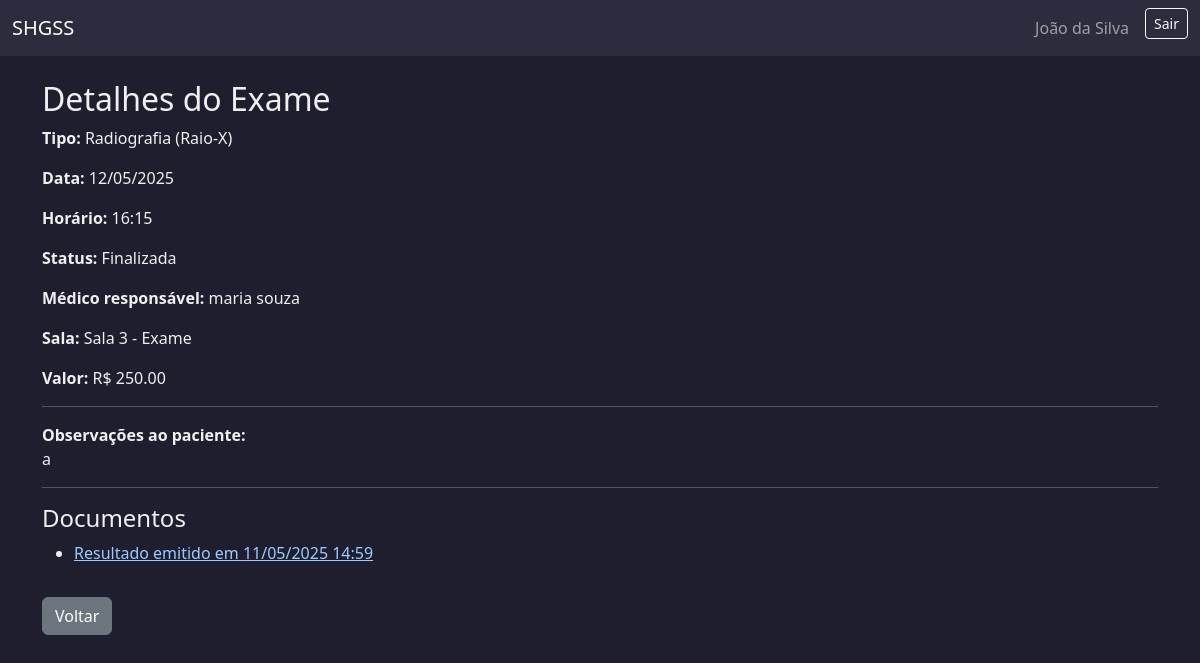
/exames/usuario/2/detalhar/ (signed in), run on the app's committed database.
### usuarios/models.py (models this page shows, shortened)
class Usuario(AbstractUser):
    ROLE_CHOICES = [
        ('paciente', 'Paciente'),
        ('medico', 'Médico'),
        ('administrativo', 'Administrativo'),
        ('financeiro', 'Financeiro'),
    ]
    cpf = models.CharField(max_length=14, unique=True, blank=False, null=False)
    telefone = models.CharField(max_length=20)
    rua = models.CharField(max_length=100)
    numero = models.CharField(max_length=10)
    bairro = models.CharField(max_length=50)
    cidade = models.CharField(max_length=50)
    estado = models.CharField(max_length=2)
    cep = models.CharField(max_length=9)
    role = models.CharField(max_length=20, choices=ROLE_CHOICES)
    plano_saude = models.CharField(max_length=50, null=True, blank=True)
    numero_cartao_plano = models.CharField(max_length=30, null=True, blank=True)
    crm = models.CharField(max_length=20, null=True, blank=True)
    especialidade = models.CharField(max_length=50, null=True, blank=True)
    setor = models.CharField(max_length=50, null=True, blank=True)
    cargo = models.CharField(max_length=50, null=True, blank=True)

class AtendimentoBase(models.Model):
    STATUS_CHOICES = [
        ('agendada', 'Agendada'),
        ('cancelada', 'Cancelada'),
        ('em_andamento', 'Em atendimento'),
        ('finalizada', 'Finalizada'),
    ]
    status = models.CharField(max_length=20, choices=STATUS_CHOICES, default='agendada')
    observacoes_visiveis = models.TextField(blank=True, null=True)
    observacoes_internas = models.TextField(blank=True, null=True)
    encaminhamento = models.TextField(blank=True, null=True)
    criado_em = models.DateTimeField(auto_now_add=True)
    atualizado_em = models.DateTimeField(auto_now=True)
    motivo_cancelamento = models.TextField(blank=True, null=True)
    data_cancelamento = models.DateTimeField(null=True, blank=True)
    class Meta:
        abstract = True

class Exame(AtendimentoBase):
    TIPO_CHOICES = [
        ('radiografia', 'Radiografia (Raio-X)'),
        ('ultrassonografia', 'Ultrassonografia'),
        ('tomografia', 'Tomografia Computadorizada (TC)'),
        ('mamografia', 'Mamografia'),
        ('doppler', 'Doppler (Ultrassom Vascular)'),
    ]
    VALORES = {
        'radiografia': 250.00,
        'ultrassonografia': 300.00,
        'tomografia': 800.00,
        'mamografia': 400.00,
        'doppler': 500.00,
    }
    agenda = models.ForeignKey(
        'AgendaExame',
        on_delete=models.PROTECT,
        related_name='exames'
    )
    tipo = models.CharField(max_length=30, choices=TIPO_CHOICES)
    valor = models.DecimalField(max_digits=8, decimal_places=2, default=0.00)
    medico = models.ForeignKey(
        settings.AUTH_USER_MODEL,
        on_delete=models.CASCADE,
        limit_choices_to={'role': 'medico'},
        null=True, blank=True,
        related_name='exames_como_medico'
    )
    paciente = models.ForeignKey(
        settings.AUTH_USER_MODEL,
        on_delete=models.CASCADE,
        limit_choices_to={'role': 'paciente'},
        related_name='exames_como_paciente'
    )
    cancelado_por = models.ForeignKey(
        settings.AUTH_USER_MODEL,
        on_delete=models.SET_NULL,
        null=True,
        blank=True,
        related_name='exames_cancelados'
    )

class AgendaBase(models.Model):
    sala = models.ForeignKey(Sala, on_delete=models.PROTECT)
    data = models.DateField()
    horario_inicio = models.TimeField()
    horario_fim = models.TimeField()
    duracao_procedimento = models.PositiveIntegerField(help_text="Duração em minutos")
    status_manual = models.CharField(
        max_length=20,
        choices=[('livre', 'Livre'), ('agendado', 'Agendado'), ('bloqueado', 'Bloqueado')],
        default='livre'
    )
    class Meta:
        abstract = True

class AgendaExame(AgendaBase):
    EXAME_CHOICES = [
        ('radiografia', 'Radiografia'),
        ('ultrassonografia', 'Ultrassonografia'),
        ('tomografia', 'Tomografia Computadorizada'),
        ('mamografia', 'Mamografia'),
        ('doppler', 'Doppler'),
    ]
    tipo_exame = models.CharField(max_length=30, choices=EXAME_CHOICES)
    medico = models.ForeignKey(Usuario, on_delete=models.SET_NULL, null=True, blank=True, limit_choices_to={'role': 'medico'})

class Sala(models.Model):
    TIPO_CHOICES = [
        ('consulta', 'Consulta'),
        ('exame', 'Exame'),
    ]
    numero = models.CharField("Número da Sala", max_length=10, unique=True)
    tipo = models.CharField("Tipo", max_length=10, choices=TIPO_CHOICES)
    equipamentos = models.TextField("Equipamentos Instalados", blank=True, null=True)
    observacoes = models.TextField("Observações", blank=True, null=True)
    def __str__(self):
        return f"Sala {self.numero} - {self.get_tipo_display()}"

class ResultadoExame(models.Model):
    conteudo = models.TextField()
    medico = models.ForeignKey(Usuario, on_delete=models.CASCADE, related_name='resultados_exames')
    paciente = models.ForeignKey(Usuario, on_delete=models.CASCADE, related_name='resultados_exames_paciente')
    exame = models.ForeignKey('Exame', on_delete=models.CASCADE, related_name='resultados')
    imagem = models.ImageField(upload_to='resultados_exames_imagens/', null=True, blank=True)
    criado_em = models.DateTimeField(auto_now_add=True)
    arquivo_pdf = models.FileField(upload_to='documentos/resultados_exames/', null=True, blank=True)

### usuarios/views.py (the view)
# urls.py: path('exames/usuario/<int:pk>/detalhar/', views.detalhar_exame_usuario, name='detalhar_exame_usuario'),
@role_required('paciente', 'administrativo')
def detalhar_exame_usuario(request, pk):
    exame = get_object_or_404(Exame, pk=pk)
    if request.user.role == 'paciente' and exame.paciente != request.user:
        return render(request, '403.html', status=403)
    mostrar_obs_internas = request.user.role == 'administrativo'
    return render(request, 'exames/detalhar_exame_usuario.html', {
        'exame': exame,
        'mostrar_obs_internas': mostrar_obs_internas,
    })

### templates/exames/detalhar_exame_usuario.html (shortened to what this page needs)
{% extends 'base.html' %}
{% block content %}
<h2>Detalhes do Exame</h2>
<p><strong>Tipo:</strong> {{ exame.get_tipo_display }}</p>
<p><strong>Data:</strong> {{ exame.agenda.data|date:"d/m/Y" }}</p>
<p><strong>Horário:</strong> {{ exame.agenda.horario_inicio|time:"H:i" }}</p>
<p><strong>Status:</strong> {{ exame.get_status_display }}</p>
<p><strong>Médico responsável:</strong> {{ exame.medico.get_full_name|default:"(não atribuído)" }}</p>
<p><strong>Sala:</strong> {{ exame.agenda.sala }}</p>
<p><strong>Valor:</strong> R$ {{ exame.valor }}</p>
<hr>
<p><strong>Observações ao paciente:</strong><br>{{ exame.observacoes_visiveis|default:"Nenhuma." }}</p>
{% if exame.resultados.exists %}
<hr>
<h4>Documentos</h4>
<ul>
    {% for resultado in exame.resultados.all %}
        <li>
            <a href="{% url 'visualizar_resultado_exame' resultado.id %}" target="_blank">
                Resultado emitido em {{ resultado.criado_em|date:"d/m/Y H:i" }}
            </a>
        </li>
    {% endfor %}
</ul>
{% endif %}
<a href="{% url 'exames_usuario' %}" class="btn btn-secondary mt-3">Voltar</a>
{% endblock %}

### templates/base.html (shortened to what this page needs)
<!DOCTYPE html>
<html lang="pt-br">
<head>
    <link href="https://cdn.jsdelivr.net/npm/bootstrap@5.3.2/dist/css/bootstrap.min.css" rel="stylesheet">
</head>
<body>
    <nav class="navbar navbar-expand-lg navbar-dark">
        <div class="container-fluid">
            <a class="navbar-brand" href="#">SHGSS</a>
            <div class="collapse navbar-collapse">
                <ul class="navbar-nav ms-auto">
                    {% if user.is_authenticated %}
                        <li class="nav-item">
                            <a class="nav-link" href="#">{{ user.get_full_name }}</a>
                        </li>
                        <li class="nav-item">
                            <form method="post" action="{% url 'logout' %}">
                                <button type="submit" class="btn btn-sm btn-outline-light ms-2">Sair</button>
                            </form>
                        </li>
                    {% else %}
                        <li class="nav-item">
                            <a class="nav-link" href="{% url 'login' %}">Entrar</a>
                        </li>
                    {% endif %}
                </ul>
            </div>
        </div>
    </nav>
    <div class="container mt-4">
        {% block content %}{% endblock %}
    </div>
</body>
</html>

### templates/base.html (style rules this page uses)
body { background-color: #1e1e2f; color: #f0f0f0; }
.navbar { background-color: #2c2c3e; }
a { color: #9ecbff; }

### data on the page
Usuario: get_full_name "João da Silva"
Exame: tipo "Radiografia (Raio-X)", agenda.data "12/05/2025", agenda.horario_inicio "16:15", status "Finalizada", medico.get_full_name "maria souza", agenda.sala "Sala 3 - Exame", valor "250.00", observacoes_visiveis "a"
ResultadoExame: criado_em "11/05/2025 14:59"
